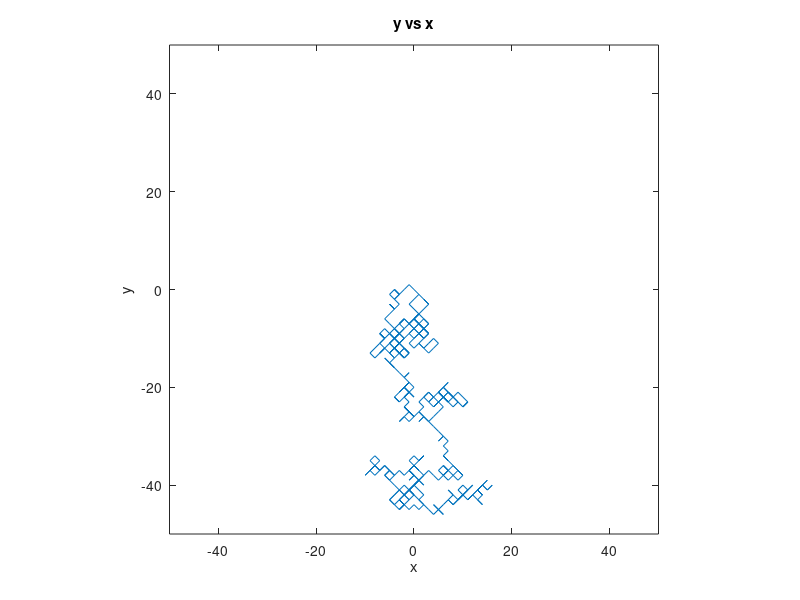

MATLAB code for this plot:
walklength=500;
rlistx=rand(2,walklength);
stepx=rlistx>0.5;
stepx=(stepx*2)-1;

walk=cumsum(stepx,2);
plot(walk(1,:),walk(2,:))
axis equal,xlim([-50,50]),ylim([-50,50]);
xlabel('x'),ylabel('y');
title('y vs x');

